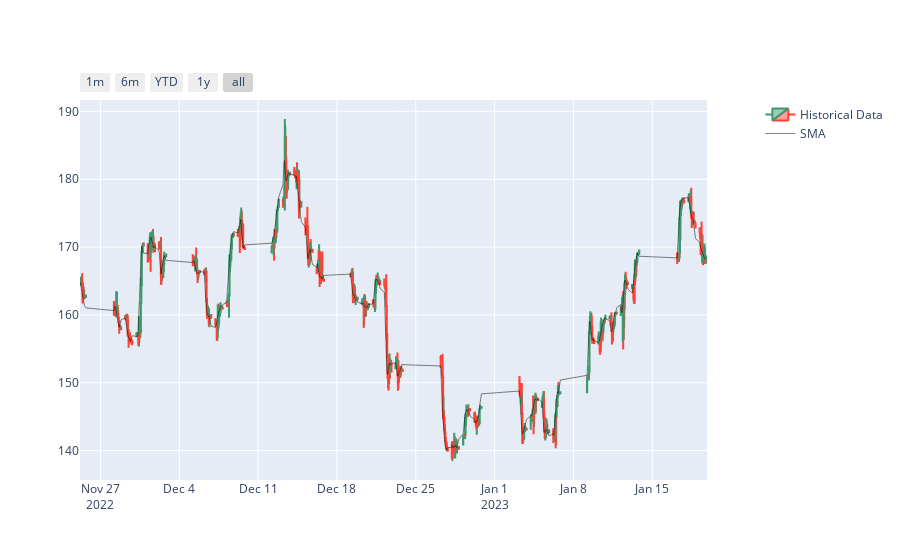

Notebook source saved alongside this figure:
### Code cell
strategy.plot()

### Figure 1 — Plotly figure (JSON) as saved in the notebook; plotly's stock layout.template omitted (floating-point values rounded to 4 significant figures; data arrays with more than 128 entries replaced by an {"elided": "..."} marker saying what was removed)
{"data": [{"close": {"elided": "587 float values"}, "high": {"elided": "587 float values"}, "low": {"elided": "587 float values"}, "name": "Historical Data", "open": {"elided": "587 float values"}, "type": "candlestick", "x": {"elided": "587 str values"}, "xaxis": "x", "yaxis": "y"}, {"line": {"color": "rgb(1,10,1)", "width": 0.5}, "name": "SMA", "type": "scatter", "x": {"elided": "587 str values"}, "xaxis": "x", "y": {"elided": "587 float values"}, "yaxis": "y"}], "layout": {"xaxis": {"anchor": "y", "domain": [0, 0.94], "rangeselector": {"buttons": [{"count": 1, "label": "1m", "step": "month", "stepmode": "todate"}, {"count": 6, "label": "6m", "step": "month", "stepmode": "todate"}, {"count": 1, "label": "YTD", "step": "year", "stepmode": "todate"}, {"count": 1, "label": "1y", "step": "year", "stepmode": "todate"}, {"step": "all"}]}, "rangeslider": {"visible": false}}, "yaxis": {"anchor": "x", "domain": [0, 1]}, "yaxis2": {"anchor": "x", "overlaying": "y", "showgrid": false, "side": "right"}}}
